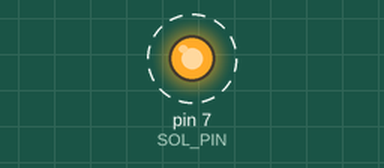
This sketch was run on a simulated Arduino Uno, built with avr-gcc and run on an emulated ATmega328P. On the bench: output pins drawn as LEDs (lit = HIGH). Dashed ring = blinking. No radio packets arrive unless stated; what the sketch prints to the serial monitor is not drawn.

Above: at 0.3 s.
Timing chart, 0 to 3.1 s (numbered marks = the images above):
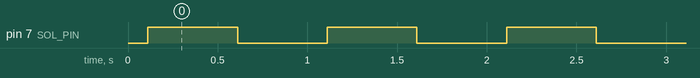

The sketch:

FlashTrigger.ino
```cpp
//-----------------------------------------------------------------------------|
//  - PROOF OF CONCEPT -                                                       |
//                                                                             |
// Arduino with nRF24L01+ acting as a flash trigger for the                    |
// Elinchrom EL-Skyport system (emulates the EL-Skyport Receiver)              |
// * Starts up nRF24L01+ with the correct parameter set for the                |
//   Elinchrom Skyport System.                                                 |
// * Receives flash trigger message                                            |
//                                                                             |
// http://resterampeberlin.wordpress.com                                       |
// 2016                                                                        |
// Share/use as you like, but please give credit ;)                            |
//-----------------------------------------------------------------------------|

#include <printf.h>
#include <SPI.h>
#include "RF24.h"

#define TRIGGER_PIN   8       // LED connected to Arduino pin 8
#define CE_PIN        9
#define CS_PIN        10
#define INT_PIN       2
#define SOL_PIN       7       // sign of life

RF24 radio(CE_PIN, CS_PIN);

#define CHANNEL       0 // Skyport Channel 1

const uint8_t skyport_channel[] = {
          0x38, 0x3a, 0x3c, 0x3e, 0x45, 0x47, 0x49, 0x4B };

const uint8_t skyport_address[] = {0x8f, 0xcb, 0xad};

const uint8_t skyport_group[] = {
          0xFF, 0xC0, 0xD0, 0xE0, 0xF0 };

const uint8_t skyport_cmd_trigger   = 0x00;
const uint8_t skyport_cmd_plus      = 0x01;
const uint8_t skyport_cmd_minus     = 0x02;

/*
 * Interrupt handler
*/

void check_radio(void)                                // Receiver role: Does nothing!  All the work is in IRQ
{
  bool tx,fail,rx;
  uint8_t data[2];
  static unsigned long delta;

  radio.whatHappened(tx,fail,rx);
  Serial.println("");

  if ( tx ) {                                         // Have we successfully transmitted?
      Serial.println(F("Send:OK"));
  }

  if ( fail ) {                                       // Have we failed to transmit?
      Serial.println(F("Something went wrong ..."));
  }

  if ( rx || radio.available()) {                      // Did we receive a message?
    while (radio.available()) {
      radio.read(&data, sizeof(data));

      // Time
      Serial.print(millis());
      Serial.print("\t");

      // Deltatime
      Serial.print(millis()-delta);
      delta=millis();
      Serial.print("\t");

      // Value
      Serial.print(data[0], HEX);
      Serial.print(data[1], HEX);
      Serial.print("\t");

      // Group
      for (int i=0; i<sizeof(skyport_group)/sizeof(skyport_group[0]); i++) {
        Serial.print(data[0] == skyport_group[i] ? "x" : "");
        Serial.print("\t");
      }

      // Command
      Serial.print(data[1] == skyport_cmd_trigger ? "Trigger" : "");
      Serial.print(data[1] == skyport_cmd_plus ? "Plus" : "");
      Serial.print(data[1] == skyport_cmd_minus ? "Minus" : "");

      // Trigger flash
      if (data[1] == skyport_cmd_trigger) {
        digitalWrite(TRIGGER_PIN, HIGH);

        // wait 100 us (16 x NOP @ 16Mhz)
        for (uint32_t i=0; i<99; i++) {
          __asm__(
             "nop\n\t" "nop\n\t" "nop\n\t" "nop\n\t"
             "nop\n\t" "nop\n\t" "nop\n\t" "nop\n\t"
             "nop\n\t" "nop\n\t" "nop\n\t" "nop\n\t"
             "nop\n\t" "nop\n\t" "nop\n\t" "nop\n\t" );
        }

        digitalWrite(TRIGGER_PIN, LOW);
      }

      Serial.println("");
    }
  }
}

/*
 * Setup routine
*/

void setup() {
  // log
  Serial.begin(115200);
  Serial.println("starting setup");

  // configure I/O
  pinMode(TRIGGER_PIN, OUTPUT);
  digitalWrite(TRIGGER_PIN, LOW);

  pinMode(SOL_PIN, OUTPUT);
  digitalWrite(SOL_PIN, LOW);

  // for stabilty reasons wait 100ms
  delay(100);

  // configure radio
  radio.begin();
  radio.setPALevel(RF24_PA_MAX);
  radio.setDataRate(RF24_1MBPS);  // speed mode
  radio.setChannel(skyport_channel[CHANNEL]);

  // wait for the radio - just in case
  delay (5);

  // check if channel was accepted
  if (radio.getChannel() == skyport_channel[CHANNEL]) {
    radio.setAddressWidth(3);
    radio.setRetries(0,0);
    radio.setPayloadSize(2);
    radio.setCRCLength(RF24_CRC_8);
    radio.setAutoAck(false);

    // print configuration
    printf_begin();
    radio.printDetails();

    // Attach interrupt handler to interrupt #0 (using pin 2)
    delay(50);
    attachInterrupt(digitalPinToInterrupt(INT_PIN), check_radio, LOW);

    radio.openReadingPipe(1, skyport_address);
    radio.startListening();

    Serial.println("setup complete");

    // Show display
    Serial.println("Time\tDelta\tVal\tAll\tA\tB\tC\tD\tCmd");
    Serial.println("-----------------------------------------------------------------------");
   }
  else {
    Serial.println("channel not accepted - probably no radio found");
  }
}

/*
 * Main loop, basically does nothing
*/

void loop() {
  // blink sign of life LED
  digitalWrite(SOL_PIN, HIGH);
  delay(500);

  digitalWrite(SOL_PIN, LOW);
  delay(500);
}
```

Measured:
- by itself, pin 7 (SOL_PIN): alternates HIGH for 0.50 s and LOW for 0.50 s
